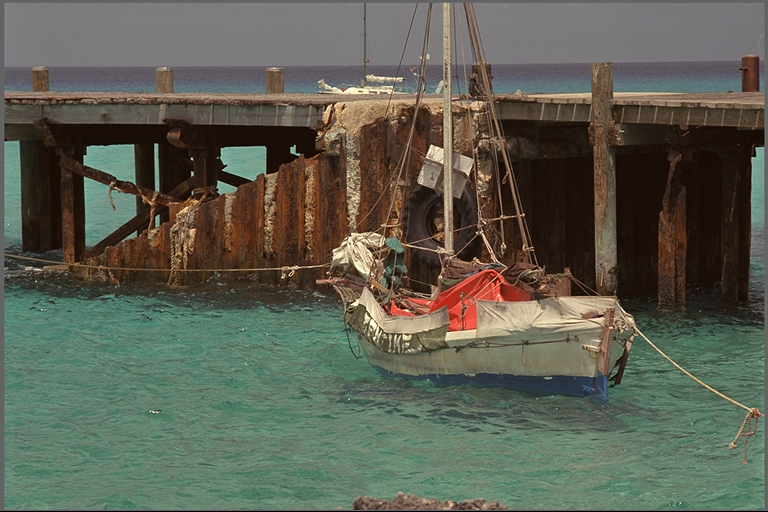
%> input picture kodak24/kodim11.png, 768 x 512 px
$ octave --eval "TCSVT;"   (GNU Octave 9; MATLAB toolbox functions it lacks are replaced by stand-ins)
%> lines starting %> are read from the running program, lines starting %| are printed output that depends on the picture
### GetInvCoffHist.m
function out = GetInvCoffHist(in, repeat_height, repeat_width)
%   lumMat1 = [
%                     16 11 10 16 24 40 51 61 ...
%                     12 12 14 19 26 58 60 55 ...
%                     14 13 16 24 40 57 69 56 ...
%                     14 17 22 29 51 87 80 62 ...
%                     18 22 37 56 68 109 103 77 ...
%                     24 35 55 64 81 104 113 92 ...
%                     49 64 78 87 103 121 120 101 ...
%                     72 92 95 98 112 100 103 99];
%                 lumMat1=reshape(lumMat1,8,8);%lp
    y_sub_dct = in;
    y_compressed_img = zeros(8*repeat_height, 8*repeat_width);
    for i = 1:repeat_height
        for j = 1:repeat_width
%             y_compressed_img(((i-1)*8+1):(i*8), ((j-1)*8+1):(j*8)) = (reshape(y_sub_dct{i,j},8,8))';
                y_compressed_img(((i-1)*8+1):(i*8), ((j-1)*8+1):(j*8)) = y_sub_dct{i,j};
        end
    end
    y_compressed_img = round(y_compressed_img);

    hist_out = cell(8,8);

    for i = 1:1:8
        for j = 1:1:8
            elem=y_compressed_img(i:8:(8*repeat_height),j:8:(8*repeat_width));
            y_elem = reshape(elem, repeat_height*repeat_width, 1);
%                y_elem=round(y_elem/lumMat1(i,j));%lp
            max_value = max(y_elem);
            min_value = min(y_elem);

            if max_value ~= min_value
                [nelements, ncenters] = hist(y_elem, [min_value:max_value]);
            else
                ncenters = max_value;
                nelements = double(repeat_height*repeat_width/(2^(3.0/64)));
            end
            hist_out{i,j} = {nelements,ncenters};
% [12 lines of commented-out code are left out]
        end
    end

    out = hist_out;   %lp


end

### estBlockDss.m
function [dss_out,w] = estBlockDss(y_sub_dct,y_image, sigma, C,repeat_height, repeat_width)
% img1 = y_sub_dct;
% img2 = y_sub_dct;
%DSS DCT Subband Similarity index for measuring image quality
%   DSS = DSS_INDEX(IMG1, IMG2) calculates the DCT Subband Similarity (DSS)
%   score for image IMG1, with the image IMG2 as the reference. IMG1 and
%   IMG2 should be 2D grayscale images, and must be of the same size.
%
%   DSS = DSS_INDEX(IMG1, IMG2, SIGMA, C) calculates the DSS score
%   with control over parameters of the computation. Parameters include:
%      sigma - Specifies the standard deviation of the Gaussian that
%              determines the proportion between the weight given to low
%              spatial frequencies and to high spatial frequencies.
%              Default value: sigma = 1.55
%      C     - Specifies constants in the DSS subband similarity equations
%              (see the reference paper below). C should be a vector of
%              size [1 2] where the first element in C is for the DC
%              equation and the second element in C is for the AC equation.
%              Defualt value: C = [1000 300]
%
%
%   This function is an implementation of the algorithm described in the
%   following paper:
%       Amnon Balanov, Arik Schwartz, Yair Moshe, and Nimrod Peleg,
%       "Image Quality Assessment based on DCT Subband Similarity," 22nd
%       IEEE International Conference on Image PRocessing (ICIP 2015).
%
%
%   Example
%   ---------
%   This example shows how to compute DSS score for a noisy image given
%   the original reference image.
%
%   img2 = imread('cameraman.tif');
%   img1 = imnoise(img2, 'gaussian', 0, 0.001);
%
%   subplot(1,2,1); imshow(img2); title('Reference Image');
%   subplot(1,2,2); imshow(img1); title('Noisy Image');
%
%   dss = dss_index(img1,img2);
%
%   fprintf('The DSS score is %0.4f\n',dss);
%

%   Version 1.00
%   Copyright(c) 2015, Yair Moshe
%   Signal and Image Processing Laboratory (SIPL)
%   Department of Electrical Engineering
%   Technion - Israel Institute of Technology
%   Technion City, Haifa 32000, Israel
%   Tel: +(972)4-8294746
%   e-mail: yair@ee.technion.ac.il
%   WWW: sipl.technion.ac.il

%% Parse inputs
% [29 lines of commented-out code are left out]


%% Compute DSS

% [11 lines of commented-out code are left out]
img1Decomp = zeros(8*repeat_height, 8*repeat_width);
 img2Decomp = zeros(8*repeat_height, 8*repeat_width);
dss_out = zeros(8,8,255);
   for i = 1:repeat_height
        for j = 1:repeat_width
%             y_compressed_img(((i-1)*8+1):(i*8), ((j-1)*8+1):(j*8)) = (reshape(y_sub_dct{i,j},8,8))';
                img2Decomp(((i-1)*8+1):(i*8), ((j-1)*8+1):(j*8)) = y_sub_dct{i,j};
        end
    end

% Create a Gauusian window that will be used to weight subbands scores
[X,Y] = meshgrid(1:8);
distance = sqrt((X-0.5).^2 + (Y-0.5).^2);
w = real(exp(-((distance.^2)/(2*sigma^2))));

% Compute similarity between each subband in img1 and img2
subbandSimilarity = zeros(8,8);
smallWeightThresh = 1e-2;

for m = 1:8
   for n = 1:8
        % Skip subbands with very small weight
            if(w(m,n) < smallWeightThresh)
                w(m,n) = 0;
                continue;
            end
        for qpstep=1:255
             img1Decomp(m:8:end, n:8:end) = round(img2Decomp(m:8:end, n:8:end)/qpstep)*qpstep;%좆뺏럽좆뺏
%              img1Decomp = dct_decomp(img1Decomp);
            subbandSimilarity(m,n) = subband_similarity( ...
            img1Decomp(m:8:end, n:8:end), ...
            img2Decomp(m:8:end, n:8:end), ...
            m, n, C);
           dss_out(m,n,qpstep)=subbandSimilarity(m,n);
        end
    end
%      dss_out(8,8,qpstep)=subbandSimilarity;
end

% Weight subbands similarity scores
% % dss =  sum(sum(subbandSimilarity .* (w/sum(w(:)))));

end


%% Channel decomposition for an image by 8x8 2D DCT
% [18 lines left out: function dct_decomp, not called in this run]


%% Compute similarity between a subband in img1Subband and img2Subband
% [36 lines left out: function subband_similarity, not called in this run]

### twoChrom_constraint_TCSVT.m
function TCSVT()
clc;format compact;tic;
% figure;
inputName = 'kodak24\kodim11.png';
outputName = '01.jpg';

CELL_SIZE = 8; %greater than 4
img = imread(inputName);
%> img is the input picture: size 512x768x3 uint8; mean R, G, B 93, 95.1, 82.3
%%% MAPPER RGB -> YCbCr
ycbcr_img = rgb2ycbcr(img);
%> ycbcr_img: size 512x768x3 uint8; mean of channels 1, 2, 3 95.9, 122.8, 128
y_image =ycbcr_img(:, :, 1);
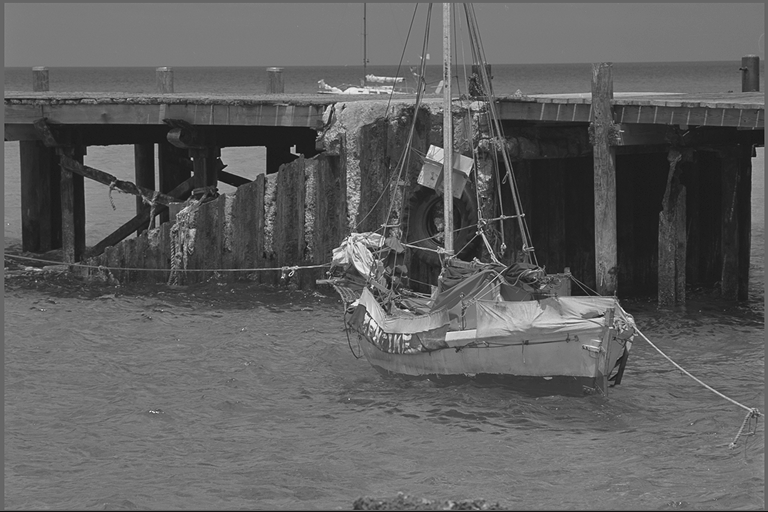
%> y_image: size 512x768 uint8; min 16, max 235, mean 95.9

%%% Turn into cells 8x8
repeat_height = size(y_image, 1)/CELL_SIZE;
%> repeat_height = 64
repeat_width = size(y_image, 2)/CELL_SIZE;
%> repeat_width = 96
repeat_height_mat = repmat(CELL_SIZE, [1 repeat_height]);
%> repeat_height_mat = 64 values from 8 to 8
repeat_width_mat = repmat(CELL_SIZE, [1 repeat_width]);
%> repeat_width_mat = 96 values from 8 to 8
y_sub_image = mat2cell(y_image, repeat_height_mat, repeat_width_mat);
%> y_sub_image = 6144 items

y_sub_dct = y_sub_image;
%> y_sub_dct = 6144 items
for i=1:repeat_height
    for j=1:repeat_width
        y_sub_image{i, j} = dcTransform(y_sub_image{i, j});
        y_sub_dct{i,j} = getDCT(y_sub_image{i,j});
    end
end

hist_out = GetInvCoffHist(y_sub_dct, repeat_height, repeat_width);
%> after the loop in GetInvCoffHist, `for i = 1:repeat_height`:
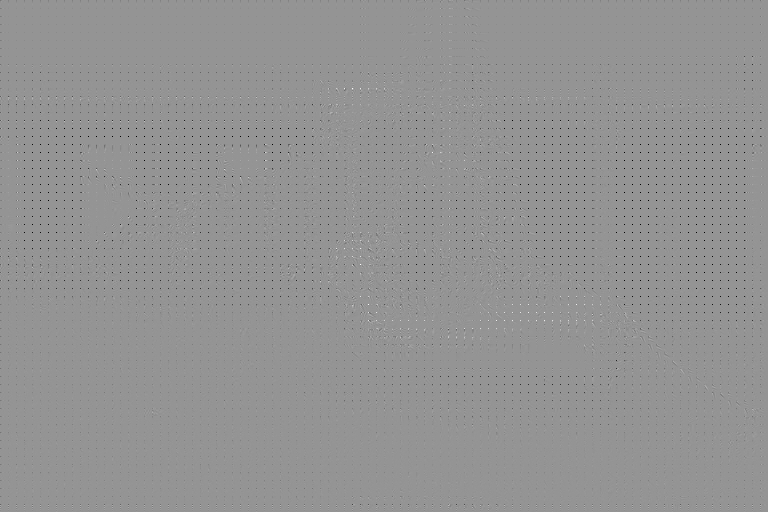
%> y_compressed_img: size 512x768 double; min -795.9, max 570, mean -4; drawn with min black and max white
%> after the loop in GetInvCoffHist, `for i = 1:1:8`: hist_out = 64 items; ncenters = 51 values from -25 to 25; nelements = 51 values, max 2336 at index 26, min 0 at index 2, mean 120.5
%> in GetInvCoffHist, `out = hist_out;`: out = 64 items
%> hist_out = 64 items
[dss_table,w] = estBlockDss(y_sub_dct, y_image, 1.55, [1000 300], repeat_height, repeat_width);
rate_table = estBlockRateInd(hist_out, repeat_height, repeat_width);

%---初始化/参数设定
generations=50;                                %迭代次数
population1=50;                                     %种群1大小(须为偶数)
global poplength
poplength=64;                                            %个体长度
lumMat = [16 11 10 16 24 40 51 61 ...
    12 12 14 19 26 58 60 55 ...
    14 13 16 24 40 57 69 56 ...
    14 17 22 29 51 87 80 62 ...
    18 22 37 56 68 109 103 77 ...
    24 35 55 64 81 104 113 92 ...
    49 64 78 87 103 121 120 101 ...
    72 92 95 98 112 100 103 99];
 population = zeros(population1,64);
  for i = 1:population1%种群1初始化
     out = quantLumMat(lumMat, i*2);
     population(i,:) = out;
  end
  pop = 16;
  population2 = zeros(pop,64);
  for i = 1:pop%种群2初始化
     out = quantLumMat(lumMat, (50 - ((i) - pop/2)*5));
     population2(i,:) = out;
  end
populationlum1 = population;
populationlum2 = population2;
%---开始迭代进化
 for gene=1:generations                      %开始迭代
    populationlum2 = [populationlum2;populationlum1];
    px=size(populationlum2,1);           %种群2无约束
    if mod(px,2)~=0
        populationlum2(px+1,:)=lumMat;
    end
    newpopulation=ones(size(populationlum2,1),poplength);
    for i = 1:2:px-1
        a=rand();
        if(a<=0.2)
            cpoint = 16;
            index = getTopKPostion(dss_table, rate_table,populationlum2(i,:), populationlum2(i+1,:), cpoint);
            newpopulation(i,:) = populationlum2(i,:);
            newpopulation(i, index) = populationlum2(i+1, index);
            index = getTopKPostion(dss_table, rate_table,populationlum2(i+1,:), populationlum2(i,:), cpoint);
            newpopulation(i+1,:) = populationlum2(i+1,:);
            newpopulation(i+1, index) = populationlum2(i, index);              %交叉
        else
            b=rand();
            if b<=0.5
                if gene<generations/2
                   temp =round(rand.*63)+1;
                else
                   temp = 16;
                end
                newpopulation(i,:) = populationlum2(i,:);
                newpopulation(i+1,:) = populationlum2(i+1,:);
                %            [add_index, minus_index] = getTopKPostionForMut(mse_table, rate_table, populationlum(i,:), temp);%lp
                [ minus_index,index_new] = getTopKPostionForMut(dss_table, rate_table, populationlum2(i,:), temp);
                populationlum2(i,index_new(1,:)) = minus_index(1,index_new(1,:));
                [ minus_index,index_new] = getTopKPostionForMut(dss_table, rate_table,populationlum2(i+1,:), temp);
                populationlum2(i+1,index_new(1,:)) = minus_index(1,index_new(1,:));
            else
                newpopulation(i,:) = populationlum2(i,:);              %变异二
                newpopulation(i+1,:) = populationlum2(i+1,:);
                q=round(rand.*100)+1;
                if q<1
                    q=1;
                    scale=50*100/q;
                end
                if q>100
                    q=100;
                    scale=200-q*2;
                end
                if q<50
                    scale=50*100/q;
                else
                    scale=200-q*2;
                end
                for j=1:64
                    newpopulation(i,j)=round((newpopulation(i,j)*scale+50)/100);
                    if newpopulation(i,j)<1
                        newpopulation(i,j)=1;
                    else
                        if newpopulation(i,j)>255
                            newpopulation(i,j)=255;
                        end
                    end
                end
                for k=1:64
                    newpopulation(i+1,k)=round((newpopulation(i+1,k)*scale+50)/100);
                    if newpopulation(i+1,k)<1
                        newpopulation(i+1,k)=1;
                    else
                        if newpopulation(i+1,k)>255
                            newpopulation(i+1,k)=255;
                        end
                    end
                end
            end
        end
    end
    newpopulation = [populationlum2;newpopulation];
    functionvalue = MSE(newpopulation, y_image, y_sub_image, y_sub_dct, repeat_height, repeat_width, outputName, 1, dss_table, w, rate_table);
    [frontvalue, ~] = NDSort(functionvalue, inf);
     newnum=numel(frontvalue,frontvalue<=1);                              %前fnum个面的个体数
    if(newnum <50)
        populationlum2(1:newnum,:)=newpopulation(frontvalue<=1,:);
    else
        populationlum_temp(1:newnum,:)=newpopulation(frontvalue<=1,:);
%         % convex hull
        point = functionvalue(frontvalue<=1,:);
        point(newnum + 1,:)=[point(1,1)+10, point(size(point,1),2)+10];
        [point, index]=unique( point,'rows');
        populationlum_temp_new(1:size(index,1)-1,:)= populationlum_temp(index(1:size(index,1)-1),:);
        dt = delaunayTriangulation(point(:,1),point(:,2));
        k = convexHull(dt);
        functionvalue_gen = [dt.Points(k,1) dt.Points(k,2)];
        populationlum2 = populationlum_temp(1,:);%初始化populationlum
        populationlum2(1:size(k,1)-2,:) = populationlum_temp_new(k(k(1:size(k,1)-1,1)<size(dt.Points,1)),:);
        functionvalue_gen_new = functionvalue_gen(1:size(functionvalue_gen(:,1))-2,:);
        n=size(k,1)-1;
       if gene<20
          for r =1:(size(functionvalue_gen,1)-3)
              c= (functionvalue_gen(r+1,1)- functionvalue_gen(r,1)).^2+(functionvalue_gen(r+1,2)- functionvalue_gen(r,2)).^2;
              if c>0.1
                  popolationlum_new= populationlum2(r+1,:);
                  ratelow = functionvalue_gen(r+1,1);
                  ratehigh = functionvalue_gen(r,1);
%                   quality = 50 - (ratelow - ratehigh)*50/ratelow
                  quality = 50 - (ratelow - ratehigh)*50/ratelow
                  populationlum2(n,:)=quantLumMat(popolationlum_new, quality);
              end
          end
       end
    end
%   population2 = populationlum2;
%   populationlum = [newpopulation;populationlum2];

  populationlum = [populationlum1;populationlum2];
    px=size(populationlum,1);
    if mod(px,2)~=0
        populationlum(px+1,:)=lumMat;
    end
    newpopulation=ones(size(populationlum,1),poplength);
    for i = 1:2:px-1
        a=rand();
        if(a<=0.2)
            cpoint = 16;
            index = getTopKPostion(dss_table, rate_table,populationlum(i,:), populationlum(i+1,:), cpoint);
            newpopulation(i,:) = populationlum(i,:);
            newpopulation(i, index) = populationlum(i+1, index);
            index = getTopKPostion(dss_table, rate_table,populationlum(i+1,:), populationlum(i,:), cpoint);
            newpopulation(i+1,:) = populationlum(i+1,:);
            newpopulation(i+1, index) = populationlum(i, index);              %交叉
        else
            b=rand();
            if b<=0.5
                if gene<generations/2
                   temp =round(rand.*63)+1;
                else
                   temp = 16;
                end
                newpopulation(i,:) = populationlum(i,:);
                newpopulation(i+1,:) = populationlum(i+1,:);
                %            [add_index, minus_index] = getTopKPostionForMut(mse_table, rate_table, populationlum(i,:), temp);%lp
                [ minus_index,index_new] = getTopKPostionForMut(dss_table, rate_table, populationlum(i,:), temp);
                populationlum(i,index_new(1,:)) = minus_index(1,index_new(1,:));
                [ minus_index,index_new] = getTopKPostionForMut(dss_table, rate_table,populationlum(i+1,:), temp);
                populationlum(i+1,index_new(1,:)) = minus_index(1,index_new(1,:));
            else
                newpopulation(i,:) = populationlum(i,:);              %变异二
                newpopulation(i+1,:) = populationlum(i+1,:);
                q=round(rand.*100)+1;
                if q<1
                    q=1;
                    scale=50*100/q;
                end
                if q>100
                    q=100;
                    scale=200-q*2;
                end
                if q<50
                    scale=50*100/q;
                else
                    scale=200-q*2;
                end
                for j=1:64
                    newpopulation(i,j)=round((newpopulation(i,j)*scale+50)/100);
                    if newpopulation(i,j)<1
                        newpopulation(i,j)=1;
                    else
                        if newpopulation(i,j)>255
                            newpopulation(i,j)=255;
                        end
                    end
                end
                for k=1:64
                    newpopulation(i+1,k)=round((newpopulation(i+1,k)*scale+50)/100);
                    if newpopulation(i+1,k)<1
                        newpopulation(i+1,k)=1;
                    else
                        if newpopulation(i+1,k)>255
                            newpopulation(i+1,k)=255;
                        end
                    end
                end
            end
        end
    end
    newpopulation = [populationlum;newpopulation];  %合并父子种群1
    functionvalue = MSE(newpopulation, y_image, y_sub_image, y_sub_dct, repeat_height, repeat_width, outputName, 1, dss_table, w, rate_table);

    X = [0.2,0.6,1,1.4];   %可行域
    Y = abs(X - functionvalue(:,1));
    Y(Y(:,1) <=0.05,1)= 0; % [0.2-0.2*10%,0.2+0.2*10%]
    Y(Y(:,2) <=0.1,2)= 0;  %[0.6-0.6*10%,0.6+0.6*10%]
    Y(Y(:,3) <=0.1,3)= 0;  %[1-1*10%,1+1*10%]
    Y(Y(:,4) <=0.2,4)= 0;  %[1.4-1.4*10%,1.4+1.4*10%]
    [cov,~]=min(Y,[],2);   %每一行选择最小的保存
    CV = CalCV(cov);       %归一化
    Fitness = CalFitness(functionvalue,CV); %计算适应度值
    [populationlum1,Fitness] = EnvironmentalSelection(Fitness,newpopulation,functionvalue,population1);
%     functionvalue = MSE(populationlum1, y_image, y_sub_image, y_sub_dct, repeat_height, repeat_width, outputName, 1, dss_table, w, rate_table);
 end
    truevalue = MSE(populationlum1(1,:), y_image, y_sub_image, y_sub_dct, repeat_height, repeat_width, outputName, 0, dss_table,w, rate_table);
    fprintf('已完成,耗时%4s秒\n',num2str(toc));          %程序最终耗时

    truevalue = MSE(populationlum1, y_image, y_sub_image, y_sub_dct, repeat_height, repeat_width, outputName, 0, dss_table,w, rate_table);
%     dlmwrite('DSSresult/kodim11/truevalue.txt',truevalue);
%     dlmwrite('DSSresult/kodim11/QT.txt',populationlum1);

    estvalue = MSE(populationlum1, y_image, y_sub_image, y_sub_dct, repeat_height, repeat_width, outputName, 1, dss_table,w, rate_table);
    X = [0.2,0.6,1,1.4];%可行域
    Y = abs(X - truevalue(:,1));
    Y_est = abs(X - estvalue(:,1));
    Y_est(Y_est(:,1) <=0.05,1)= 0;
    Y_est(Y_est(:,2) <=0.1,2)= 0;
    Y_est(Y_est(:,3) <=0.1,3)= 0;
    Y_est(Y_est(:,4) <=0.1,4)= 0;
    [cov_est,~]=min(Y_est,[],2);
    index_est = find(cov_est==0);

    Y(Y(:,1) <=0.05,1)= 0;
    Y(Y(:,2) <=0.1,2)= 0;
    Y(Y(:,3) <=0.1,3)= 0;
    Y(Y(:,4) <=0.1,4)= 0
    [cov,~]=min(Y,[],2);
    Yvalue = X - truevalue(:,1);
    index1 = find(cov==0);
    truevalue_new=truevalue(index1,:);

    Yest = abs(X - estvalue(:,1));
    Yest(Yest(:,1) <=0.05,1)= 0;
    Yest(Yest(:,2) <=0.1,2)= 0;
    Yest(Yest(:,3) <=0.1,3)= 0;
    Yest(Yest(:,4) <=0.1,4)= 0;
    [covest,~]=min(Yest,[],2);
    indexest = find(covest==0);
    output=estvalue(indexest,:);

    Ytrue = abs(X - truevalue_new(:,1));
    Ytrue(Ytrue(:,1) <=0.05,1)= 0;
    Ytrue(Ytrue(:,2) <=0.05,2)= 0;
    Ytrue(Ytrue(:,3) <=0.05,3)= 0;
    Ytrue(Ytrue(:,4) <=0.05,4)= 0;
    [covtrue,~]=min(Ytrue,[],2);
    indextrue = find(covtrue==0);
    truevalue_new=truevalue_new(indextrue,:);
    figure;
    y1 = 3;
    y2 = 1.5;
    y3 = 1.5;
    y4 = 1.5;
    % bar(x,y);
    hold on
    bar(0.2,y1,0.1)
    hold on
    bar(0.6,y2,0.1)
    hold on
    bar(1,y3,0.1)
    hold on
    bar(1.4,y4,0.1)
    unCov_truevalue = load('unCov_truevalue/kodim11_truevalue.txt');
     jpeg = load('unCov_truevalue/jpeg_kodim11.txt');
     plot(truevalue_new(:,1),truevalue_new(:,2),'*r');
     hold on;
     plot(output(:,1),output(:,2),'^b');
     hold on;
     plot(jpeg(:,1),jpeg(:,2),'og');
     hold on;
     plot(unCov_truevalue(:,1),unCov_truevalue(:,2),'*m');
     xlabel('Rate(bpp)');ylabel('1/DSS');
     legend('Feasible regions','Feasible regions','Feasible regions','Feasible regions','Obtained solutions','Est with constraints','jpeg','PF without constraints');
 end


% [166 lines left out: functions CalCV, getTopKPostion, getTopKPostionForMut, quantLumMat, not called in this run]
%> (the run ends here)
